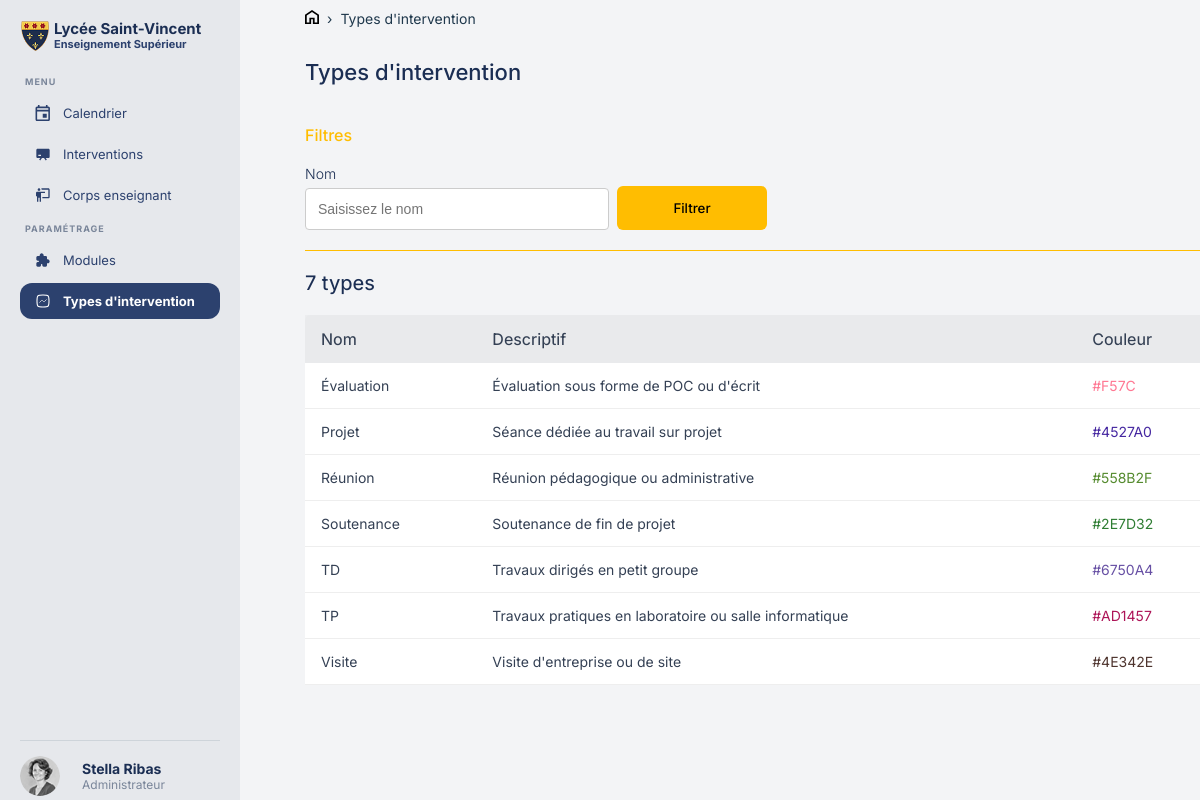
The app's page /type_intervention.php with its own data.
### tables this page shows
CREATE TABLE IF NOT EXISTS `intervention_type` (
  `id` int NOT NULL AUTO_INCREMENT,
  `name` varchar(255) NOT NULL,
  `description` text NOT NULL,
  `color` varchar(20) NOT NULL,
  PRIMARY KEY (`id`)
);

### database/requetetypeintervention.php (called while the page is built, shortened)
<?php
$filtre_nom = isset($_POST['nom']) ? trim($_POST['nom']) : '';
if ($filtre_nom !== '') {
    $stmt = $pdo->prepare("SELECT * FROM intervention_type WHERE name LIKE ? ORDER BY name ASC");
    $stmt->execute(['%' . $filtre_nom . '%']);
} else {
    $stmt = $pdo->query("SELECT * FROM intervention_type ORDER BY name ASC");
}
$types    = $stmt->fetchAll(PDO::FETCH_ASSOC);
$nb_types = count($types);

### public/type_intervention.php (the view, shortened to what this page needs)
<?php
require_once '../fonctions/db.php';
require_once '../database/requetetypeintervention.php';
?>
<!DOCTYPE html>
<html lang="fr">
<head>
    <link rel="stylesheet" href="assets/css/header.css">
    <link rel="stylesheet" href="assets/css/typeintervention.css">
</head>
<body class="pageintervention">
<div class="page">
    <?php require_once '../inclus/header.php'; ?>
    <main class="contenu">
        <nav class="fil">
            <a href="index.php"><img src="assets/images/Home.svg"></a>
            <span>›</span>
            <a href="type_intervention.php">Types d'intervention</a>
        </nav>
        <div class="entete-page">
            <p class="titre-principal">Types d'intervention</p>
        </div>
        <section class="bloc-filtre">
            <h3 class="titre-filtre">Filtres</h3>
            <form class="formulaire-filtre" method="POST" action="">
                <div class="champ">
                    <label>Nom</label>
                    <input type="text" name="nom" placeholder="Saisissez le nom"
                           value="<?= htmlspecialchars($filtre_nom) ?>">
                </div>
                <button type="submit" class="bouton-filtre">Filtrer</button>
            </form>
        </section>
        <div class="hrcouleur"></div>
        <h3><?= $nb_types ?> type<?= $nb_types > 1 ? 's' : '' ?></h3>
        <table class="table">
            <thead>
            <tr>
                <th>Nom</th>
                <th>Descriptif</th>
                <th>Couleur</th>
            </tr>
            </thead>
            <tbody>
            <?php if ($nb_types === 0): ?>
                <tr>
                    <td colspan="4" class="aucun-resultat">Aucun type trouvé.</td>
                </tr>
            <?php else: ?>
                <?php foreach ($types as $type): ?>
                    <tr>
                        <td><?= htmlspecialchars($type['name']) ?></td>
                        <td><?= htmlspecialchars($type['description']) ?></td>
                        <td><span style="color: <?= htmlspecialchars($type['color']) ?>"><?= htmlspecialchars($type['color']) ?></span></td>
                    </tr>
                <?php endforeach; ?>
            <?php endif; ?>
            </tbody>
        </table>
    </main>
</div>
</body>
</html>

### inclus/header.php
<?php
$page_actuelle = basename($_SERVER['PHP_SELF']);
?>
<aside class="barre-gauche">
    <div class="header-logo">
        <img src="assets/images/logo.png" alt="Logo établissement" class="logo">
        <div class="text-logo">
            <p class="gros-text">Lycée Saint-Vincent</p>
            <p class="sous-titre">Enseignement Supérieur</p>
        </div>
    </div>
    <nav class="menu-navigation">
        <p class="titre-section">MENU</p>
        <ul>
            <li class="<?= ($page_actuelle == 'calendrier.php') ? 'active' : '' ?>">
                <a href="calendrier.php">
                    <img src="<?= ($page_actuelle == 'calendrier.php') ? 'assets/images/calendrier-blanc.svg' : 'assets/images/calendrier.svg' ?>" class="icon-menu">
                    Calendrier
                </a>
            </li>
            <li class="<?= ($page_actuelle == 'interventions.php') ? 'active' : '' ?>">
                <a href="interventions.php">
                    <img src="<?= ($page_actuelle == 'interventions.php') ? 'assets/images/interventions-blanc.svg' : 'assets/images/interventions.svg' ?>" class="icon-menu">
                    Interventions
                </a>
            </li>
            <li class="<?= ($page_actuelle == 'corps_enseignant.php') ? 'active' : '' ?>">
                <a href="corps_enseignant.php">
                    <img src="<?= ($page_actuelle == 'corps_enseignant.php') ? 'assets/images/corps_enseignant-blanc.svg' : 'assets/images/corps_enseignant.svg' ?>" class="icon-menu">
                    Corps enseignant
                </a>
            </li>
        </ul>
        <p class="titre-section">PARAMÉTRAGE</p>
        <ul>
            <li class="<?= ($page_actuelle == 'modules.php') ? 'active' : '' ?>">
                <a href="modules.php">
                <img src="<?= ($page_actuelle == 'modules.php') ? 'assets/images/module-blanc.svg' : 'assets/images/module.svg' ?>" class="icon-menu">
                Modules
                </a>
            </li>
            <li class="<?= ($page_actuelle == 'type_intervention.php') ? 'active' : '' ?>">
                <a href="type_intervention.php">
                    <img src="<?= ($page_actuelle == 'type_intervention.php') ? 'assets/images/typeintervention-blanc.svg' : 'assets/images/typeintervention.svg' ?>" class="icon-menu">
                    Types d'intervention
                </a>
            </li>
        </ul>
    </nav>
    <div class="profil-utilisateur">
        <img src="assets/images/Stella_Ribas-PDP.png" alt="Avatar" class="avatar">
        <div class="infos-utilisateur">
            <p class="nom">Stella Ribas</p>
            <p class="role">Administrateur</p>
        </div>
    </div>
</aside>

### public/assets/css/header.css (style rules this page uses)
html, body { margin: 0; padding: 0; overflow-x: hidden; box-sizing: border-box; font-family: 'Inter', sans-serif; background-color: #f3f4f6; color: #1b2e53; }
.page { display: flex; min-height: 100vh; }
.barre-gauche { width: 200px; max-width: 200px; overflow-x: hidden; overflow-y: auto; display: flex; flex-direction: column; background: #e6e8ec; padding: 20px; height: 97vh; position: fixed; left: 0; top: 0; }
.header-logo { display: flex; align-items: center; margin-bottom: 15px; }
.logo { width: 30px; height: 30px; object-fit: contain; }
.gros-text { font-size: 15px; font-weight: bold; color: #1b2e53; line-height: 1.2; margin: 0; }
.sous-titre { font-size: 11px; font-weight: bold; color: #2c416e; margin: 0; line-height: 1.2; }
.text-logo { display: block; padding-left: 4px; }
.menu-navigation { flex-grow: 1; }
.titre-section { font-size: 9px; font-weight: bold; color: #7a869a; margin: 10px 0 8px 5px; text-transform: uppercase; letter-spacing: 1px; }
.menu-navigation ul { list-style: none; padding: 0; margin: 0; }
.menu-navigation a { display: flex; align-items: center; text-decoration: none; color: #2c416e; font-size: 13px; padding: 10px 15px; border-radius: 8px; margin-bottom: 5px; transition: all 0.2s ease; }
.icon-menu { height: 16px; width: 16px; min-width: 16px; margin-right: 12px; flex-shrink: 0; z-index: 1000; }
.menu-navigation li.active a { background-color: #2c416e; border-radius: 12px; font-weight: bold; color: white; }
.profil-utilisateur { display: flex; align-items: center; padding-top: 15px; border-top: 1px solid #ced4da; margin-top: auto; gap: 10px; }
.avatar { width: 40px; height: 40px; border-radius: 50%; margin-right: 12px; object-fit: cover; }
.nom { font-size: 14px; font-weight: bold; color: #1b2e53; margin: 0; }
.role { font-size: 12px; color: #7a869a; margin: 0; }

### public/assets/css/typeintervention.css (style rules this page uses)
.contenu { margin-left: 275px; flex: 1; min-height: 100vh; padding: 0 60px 0 30px; }
.fil { display: flex; align-items: center; gap: 8px; font-size: 14px; color: #1F384C; margin-bottom: 10px; margin-top: 10px; }
.fil a { color: #1F384C; text-decoration: none; }
.titre-principal { font-size: 22px; font-weight: 500; margin-bottom: 40px; }
.bloc-filtre { max-width: 500px; }
.titre-filtre { font-size: 16px; font-weight: 500; color: #FFBD01; margin-bottom: 20px; }
.formulaire-filtre { display: flex; flex-direction: row; align-items: center; gap: 8px; }
.champ { display: flex; flex-direction: column; margin-bottom: 20px; }
.champ label { font-size: 14px; margin-bottom: 6px; font-weight: 300; }
.champ input { padding: 12px; border: 1px solid #ccc; border-radius: 4px; font-size: 14px; width: 278px; outline: none; }
.bouton-filtre { width: 150px; height: 44px; background: #FFBD01; color: black; font-weight: 500; border: none; border-radius: 6px; cursor: pointer; font-family: 'Inter', sans-serif; }
.hrcouleur { height: 1px; background-color: #FFBD01; width: 1150px; }
h3 { margin-top: 20px; font-weight: 450; font-size: 20px; }
table { background-color: rgba(232, 233, 236, 0.6); width: 1150px; height: 60px; border-radius: 5px; margin-top: 15px; }
th { color: #344054; font-weight: 450; }
.entete-page { display: flex; justify-content: space-between; align-items: center; margin-bottom: 40px; }
.titre-principal { font-size: 22px; font-weight: 500; margin-bottom: 0; }
table { border-collapse: collapse; }
thead tr { background-color: rgba(232, 233, 236, 0.6); }
tbody tr { background-color: white; border-bottom: 1px solid #eee; transition: background 0.15s; }
td { padding: 14px 16px; font-size: 14px; color: #344054; }
th { padding: 14px 16px; text-align: left; }

### records on screen
intervention_type: name "Évaluation", description "Évaluation sous forme de POC ou d'écrit", color "#F57C"
intervention_type: name "Projet", description "Séance dédiée au travail sur projet", color "#4527A0"
intervention_type: name "Réunion", description "Réunion pédagogique ou administrative", color "#558B2F"
intervention_type: name "Soutenance", description "Soutenance de fin de projet", color "#2E7D32"
intervention_type: name "TD", description "Travaux dirigés en petit groupe", color "#6750A4"
intervention_type: name "TP", description "Travaux pratiques en laboratoire ou salle informatique", color "#AD1457"
intervention_type: name "Visite", description "Visite d'entreprise ou de site", color "#4E342E"

### other values on screen
$nb_types "7"
